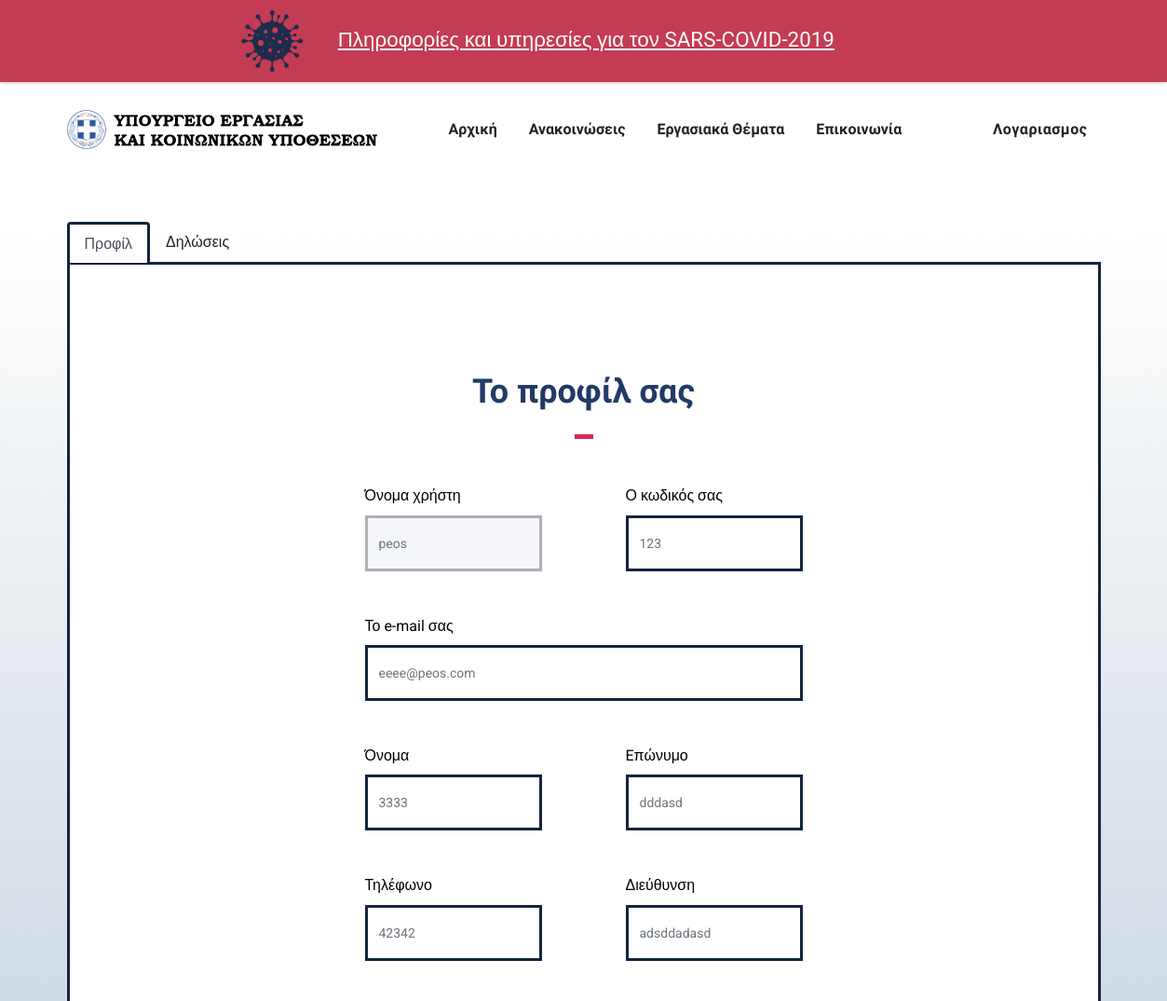
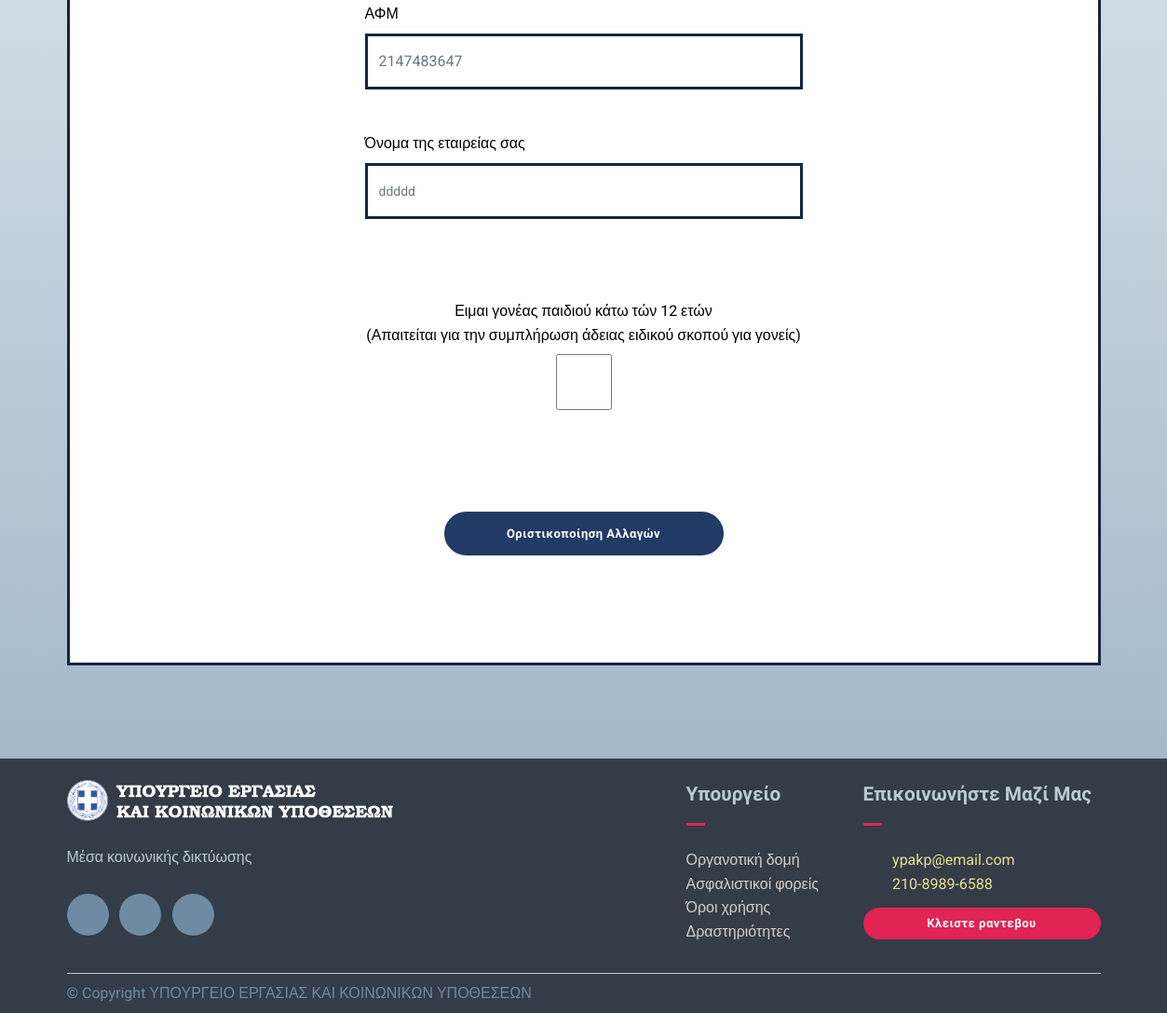
Screenshot of /profile_options.php (signed in) with the database file from the repository (2 pictures, top to bottom).
### tables this page shows
CREATE TABLE `users` (
  `id` int(11) NOT NULL,
  `username` varchar(65) NOT NULL,
  `name` varchar(65) NOT NULL,
  `surname` varchar(65) NOT NULL,
  `password` varchar(65) NOT NULL,
  `email` varchar(65) NOT NULL,
  `phone` int(11) NOT NULL,
  `afm` int(11) NOT NULL,
  `typeOfUser` tinyint(1) NOT NULL,
  `companyName` varchar(65) NOT NULL,
  `address` varchar(65) NOT NULL,
  `isParent` tinyint(1) NOT NULL
);

### profile_options.php (the view, shortened to what this page needs)
<?php
require './php_includes/config.php';
$username = $_SESSION['username'];
$query = "SELECT * FROM users WHERE username='$username'";
$query_run = mysqli_query($conn, $query);
if ($query_run) {
	$row = mysqli_fetch_assoc($query_run);
	$username = $row['username'];
	$name = $row['name'];
	$surname = $row['surname'];
	$password = $row['password'];
	$email = $row['email'];
	$phone = $row['phone'];
	$afm = $row['afm'];
	$type = $row['typeOfUser'];
	$address = $row['address'];
	$companyName = $row['companyName'];
} else {
	echo "ERROR: $query. " . mysqli_error($conn);
	header("Location: ../error.php");
}
?>
<!DOCTYPE html>
<html lang="zxx">
<head>
	<link rel="stylesheet" href="plugins/bootstrap/css/bootstrap.min.css" />
	<link rel="stylesheet" href="plugins/icofont/icofont.min.css" />
	<link rel="stylesheet" href="plugins/slick-carousel/slick/slick.css" />
	<link rel="stylesheet" href="plugins/slick-carousel/slick/slick-theme.css" />
	<link rel="stylesheet" href="css/style.css" />
</head>
<body id="top">
	<header>
		<div class="covidWarning">
			<span id="covidWarning-content">
				<img id="covid-logo" src="images/nav/covid2.png" />
				<a href="categories_covid.php">Πληροφορίες και υπηρεσίες για τον SARS-COVID-2019</a>
			</span>
		</div>
		<nav class="navbar navbar-expand-lg navigation" id="navbar">
			<div class="container">
				<a class="navbar-brand" href="index.php">
					<img src="images/nav/ypakp-logo.png" alt="" class="img-fluid" />
				</a>
				<div class="collapse navbar-collapse" id="navbarmain">
					<ul class="navbar-nav ml-auto">
						<li class="nav-item">
							<a class="nav-link" href="index.php">Αρχική</a>
						</li>
						<li class="nav-item">
							<a class="nav-link" href="#">Ανακοινώσεις</a>
						</li>
						<li class="nav-item">
							<a class="nav-link" href="#">Εργασιακά Θέματα</a>
						</li>
						<li class="nav-item">
							<a class="nav-link" href="communication.php">Επικοινωνία</a>
						</li>
					</ul>
				</div>
				<ul class="navbar-nav ml-auto">
					<?php
					if (isset($_SESSION['username'])) {
						echo <<< account
                            <div class="dropdown">
                                <button class="btn btn-secondary dropdown-toggle profile-button" type="button" id="dropdownMenuButton" data-toggle="dropdown" aria-haspopup="true" aria-expanded="false">
                                    <i class="icofont-ui-user"></i>Λογαριασμος
                                </button>
                                <div class="dropdown-menu" aria-labelledby="dropdownMenuButton">
                                    <a class="dropdown-item" href="personal_files.php"><i class="icofont-ui-note"></i>Δηλώσεις</a>
                                    <a class="dropdown-item" href="profile_options.php"><i class="icofont-options"></i>Επεξεργασία προφίλ</a>
                                    <a class="dropdown-item" href="php_includes/logout.inc.php"><i class="icofont-sign-out"></i>Αποσύνδεση</a>
                                </div>
                            </div>
                            account;
					}
					?>
				</ul>
			</div>
		</nav>
	</header>
	<section class="tabsGroup">
		<div class="container mt-5">
			<ul class="nav nav-tabs mt-4">
				<li class="nav-item">
					<a class="nav-link active" href="profile_options.php">Προφίλ</a>
				</li>
				<li class="nav-item">
					<a class="nav-link" href="personal_files.php">Δηλώσεις</a>
				</li>
			</ul>
			<div class="tabBox">
				<section class="contact-form-wrap section profile-box">
					<div class="container">
						<div class="row justify-content-center">
							<form id="login-form" class="login__form" method="post" action="php_includes/profile_options.inc.php" onsubmit="return mysubmit();">
								<div class="section-title text-center mb-5">
									<h2 class="text-md mb-2">Το προφίλ σας</h2>
									<div class="divider mx-auto my-4"></div>
								</div>
								<div class="row ">
									<div class="col-lg-6">
										<div class="form-group">
											<label>
												Όνομα χρήστη
											</label>
											<input name="username" id="username" type="text" class="form-control" maxlength="65" placeholder="<?php echo $username ?>" disabled>
										</div>
									</div>
									<div class="col-lg-6">
										<div class="form-group">
											<label>
												Ο κωδικός σας
											</label>
											<input name="password" id="password" type="password" class="form-control" maxlength="65" placeholder="<?php echo $password ?>">
										</div>
									</div>
								</div>
								<div class="row">
									<div class="col">
										<div class="form-group">
											<label>
												Το e-mail σας
											</label>
											<input name="email" id="email" type="text" class="form-control" maxlength="65" placeholder="<?php echo $email ?>">
										</div>
									</div>
								</div>
								<div class="row ">
									<div class="col-lg-6">
										<div class="form-group">
											<label>
												Όνομα
											</label>
											<input name="name" id="name" type="text" class="form-control" maxlength="65" placeholder="<?php echo $name ?>">
										</div>
									</div>
									<div class="col-lg-6">
										<div class="form-group">
											<label>
												Eπώνυμο
											</label>
											<input name="lastName" id="lastName" type="text" class="form-control" maxlength="65" placeholder="<?php echo $surname ?>">
										</div>
									</div>
								</div>
								<div class="row">
									<div class="col-lg-6">
										<div class="form-group">
											<label>
												Τηλέφωνο
											</label>
											<input name="phone" id="phone" type="tel" class="form-control" maxlength="10" placeholder="<?php echo $phone ?>">
										</div>
									</div>
									<div class="col-lg-6">
										<div class="form-group">
											<label>
												Διεύθυνση
											</label>
											<input name="adress" id="adress" type="text" class="form-control" maxlength="65" placeholder="<?php echo $address ?>">
										</div>
									</div>
								</div>
								<div class="row">
									<div class="col">
										<div class="form-group">
											<label>
												ΑΦΜ
											</label>
											<input name="afm" id="afm" type="number" class="form-control" maxlength="65" placeholder="<?php echo $afm ?>">
										</div>
									</div>
								</div>
								<div class="row">
									<div class="col">
										<div class="form-group">
											<label id="companyLabelDescription">
											</label>
											<input name="companyName" id="companyName" type="text" class="form-control" maxlength="65" placeholder="<?php echo $companyName ?>">
										</div>
									</div>
								</div>
								<div class="row">
									<div class="col">
										<?php
										$temp = "";
										if (!$type) {
											echo <<< child
                                                <div class="parent-checkbox form-group" id="parentSection">
                                                    <label class="text-center">
                                                        Ειμαι γονέας παιδιού κάτω τών 12 ετών <br> (Απαιτείται για την συμπλήρωση άδειας ειδικού σκοπού για γονείς)
                                                    </label>
                                                    <input type="checkbox" id="parentCheckBox" name="parentCheck" $temp>
                                                </div>
                                            child;
										}
										?>
									</div>
								</div>
								<div class="row">
									<div class="col">
										<div class="text-center">
											<input class="btn btn-main btn-round-full appointment-btn mt-5" name="submit_btn" type="submit" value="Οριστικοποίηση Αλλαγών"></input>
										</div>
									</div>
								</div>
							</form>
						</div>
					</div>
				</section>
			</div>
		</div>
	</section>
	<footer class="footer section">
		<div class="container">
			<div class="row">
				<div class="col-lg-4 mr-auto col-sm-6">
					<div class="widget mb-5 mb-lg-0">
						<div class="logo mb-4">
							<img src="images/nav/ypakp-logo-white-letters.png" alt="" class="img-fluid" />
						</div>
						<p>Μέσα κοινωνικής δικτύωσης</p>
						<ul class="list-inline footer-socials mt-4">
							<li class="list-inline-item">
								<a href="#"><i class="icofont-facebook"></i></a>
							</li>
							<li class="list-inline-item">
								<a href="#"><i class="icofont-twitter"></i></a>
							</li>
							<li class="list-inline-item">
								<a href="#"><i class="icofont-linkedin"></i></a>
							</li>
						</ul>
					</div>
				</div>
				<div class="col-lg-2 col-md-6 col-sm-6">
					<div class="widget mb-5 mb-lg-0">
						<h4 class="text-capitalize mb-3">Υπουργείο</h4>
						<div class="divider mb-4"></div>
						<ul class="list-unstyled footer-menu">
							<li><a href="#">Οργανοτική δομή</a></li>
							<li><a href="#">Ασφαλιστικοί φορείς </a></li>
							<li><a href="#">Όροι χρήσης</a></li>
							<li><a href="#">Δραστηριότητες</a></li>
						</ul>
					</div>
				</div>
				<div class="col-lg-3 col-md-6 col-sm-6">
					<div class="widget widget-contact mb-5 mb-lg-0">
						<h4 class="text-capitalize mb-3">Επικοινωνήστε μαζί μας</h4>
						<div class="divider mb-4"></div>
						<div class="footer-contact-block">
							<div class="icon d-flex align-items-center">
								<i class="icofont-email mr-3"></i>
								<a href="tel:+23-345-67890">ypakp@email.com</a>
							</div>
						</div>
						<div class="footer-contact-block">
							<div class="icon d-flex align-items-center">
								<i class="icofont-support mr-3"></i>
								<a href="tel:210-8989-6588">210-8989-6588</a><br />
							</div>
						</div>
						<a href="communication.php" class="btn btn-main-2 btn-round-full appointment">Κλειστε
							ραντεβου</a>
					</div>
				</div>
			</div>
			<div class="footer-btm py-2 mt-3">
				<div class="row align-items-center justify-content-between">
					<div class="col-lg-6">
						<div class="copyright">
							&copy; Copyright ΥΠΟΥΡΓΕΙΟ ΕΡΓΑΣΙΑΣ ΚΑΙ ΚΟΙΝΩΝΙΚΩΝ ΥΠΟΘΕΣΕΩΝ
						</div>
					</div>
				</div>
			</div>
		</div>
	</footer>
</body>
</html>

### rows the page displays
users: username "peos", email "eeee@peos.com", name "3333", lastName "dddasd", phone "42342", adress "adsddadasd", afm "2147483647", companyName "ddddd"
